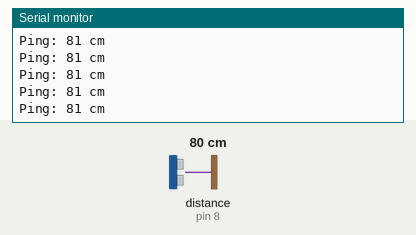
Recording of a sketch running on a simulated Arduino Uno, built with avr-gcc and run on an emulated ATmega328P. Parts: the last lines printed to the serial monitor. The test bench sets the inputs (shaded band); at power-on: distance to the obstacle (sensor on pin 8) 80 cm. The echo pulse lasts 58.3 µs per cm.

Above: at 1.2 s.
1.3 s: distance to the obstacle (sensor on pin 8) set to 2 cm
At 1.37 s:
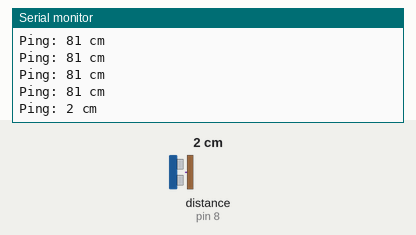
2.8 s: distance to the obstacle (sensor on pin 8) set to 4 cm
At 2.89 s:
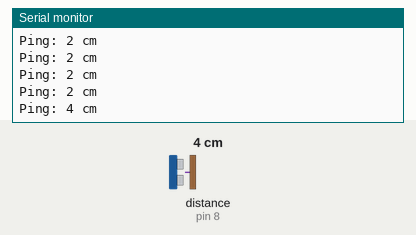
4.3 s: distance to the obstacle (sensor on pin 8) set to 250 cm
At 4.41 s:
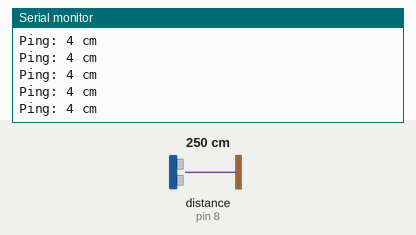
Timing chart, 0 to 7.3 s (numbered marks = the images above; inputs shaded):
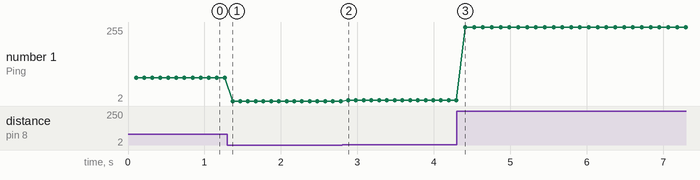

Measured:
- after the input at 1.3 s, the serial monitor: prints a new line after 0.07 s (image 1)
- after the input at 2.8 s, the serial monitor: prints a new line after 0.08 s (image 2)
- plotted number 1: 81 → 2 after the input at 1.3 s, 2 → 4 after the input at 2.8 s, 4 → 255 after the input at 4.3 s

The sketch:

ultrasonic_serial_simple.ino
```cpp
#include <NewPing.h>

#define  TRIGGER_PIN  7
#define  ECHO_PIN     8
#define MAX_DISTANCE 350 // Maximum sensor distance is rated at 400-500cm

NewPing sonar(TRIGGER_PIN, ECHO_PIN, MAX_DISTANCE); // Setup für NewPing (Pins und maximale Distanz).

int DistanceCm;

void setup() {
  Serial.begin(57600);
}

void loop()
{
  delay(100);
  DistanceCm = sonar.ping_cm();
  Serial.print("Ping: ");
  Serial.print(DistanceCm);
  Serial.println(" cm");
}
```
